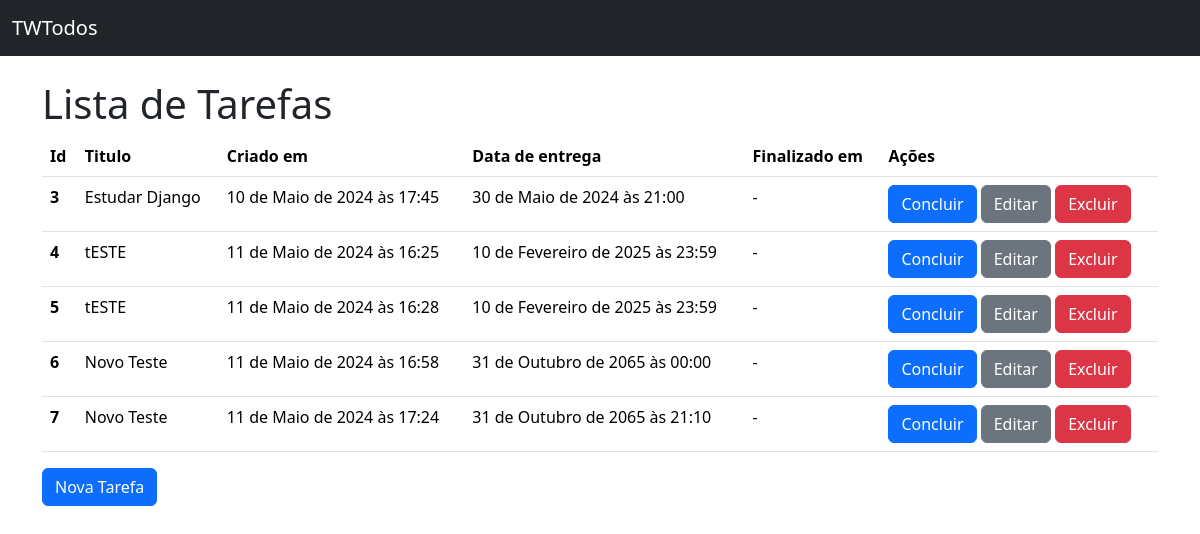
Before: / with the older database file.
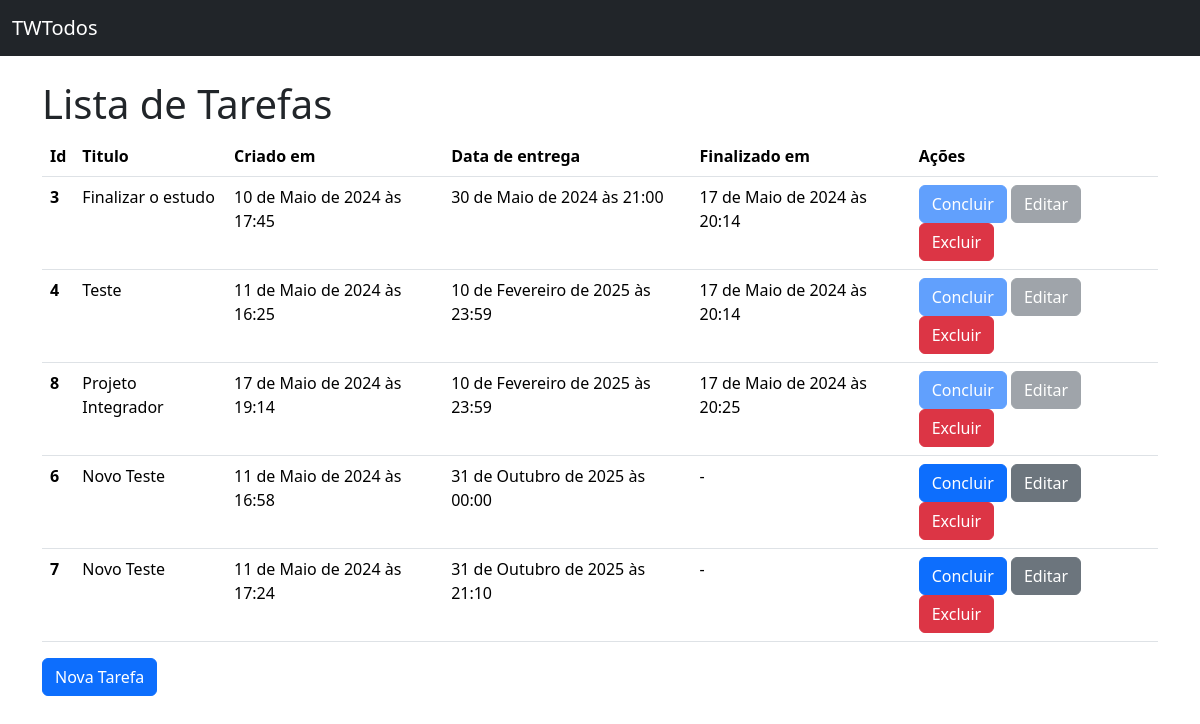
After: the same page with the newer database file.
### todos/models.py (models this page shows, shortened)
class Todos(models.Model):
    titulo = models.CharField(verbose_name="Título: ", max_length=100, null=False, blank=False)
    data_criacao = models.DateTimeField(auto_now_add=True, null=False, blank=False)
    data_entrega = models.DateTimeField(verbose_name="Data de Entrega: ",null=False, blank=False)
    data_finalizacao = models.DateTimeField(null=True)
    class Meta:
        ordering = ["data_entrega"]

### todos/views.py (the view)
# urls.py: path("", TodosListView.as_view(), name="todos_list"),
class TodosListView(ListView):
    model = Todos

### todos/templates/todos/todos_list.html (shortened to what this page needs)
{% extends "base.html" %}
{% block content %}
<h1>Lista de Tarefas</h1>
{% if todos_list %}
<table class="table">
  <thead>
    <tr>
      <th scope="col">Id</th>
      <th scope="col">Titulo</th>
      <th scope="col">Criado em</th>
      <th scope="col">Data de entrega</th>
      <th scope="col">Finalizado em</th>
      <th scope="col">Ações</th>
    </tr>
  </thead>
  <tbody>
    {% for todo in todos_list  %}
    <tr>
      <th scope="row">{{ todo.pk }}</th>
      <td>{{ todo.titulo }}</td>
      <td>{{ todo.data_criacao }}</td>
      <td>{{ todo.data_entrega }}</td>
      <td>{{ todo.data_finalizacao|default:"-" }}</td>
      <td>
        <a
          href="{% url 'todos_complete' pk=todo.pk %}"
          class="btn btn-primary bt-sm {% if todo.data_finalizacao %}disabled{% endif %}">
          Concluir
        </a>
        <a href="{% url 'todos_update' pk=todo.pk %}"
          class="btn btn-secondary bt-sm {% if todo.data_finalizacao %}disabled{% endif %}">
          Editar
        </a>
        <a href="{% url 'todos_delete' pk=todo.pk %}" class="btn btn-danger bt-sm">Excluir</a>
      </td>
    </tr>
    {% endfor %}
  </tbody>
</table>
{% else %}
<p>Não há tarefas cadastradas</p>
{% endif %}
<a href="{% url "todos_create" %}" class="btn btn-primary">Nova Tarefa</a>
{% endblock content %}

### todos/templates/base.html (shortened to what this page needs)
<!DOCTYPE html>
<html lang="pt-br">
  <head>
    <link href="https://cdn.jsdelivr.net/npm/bootstrap@5.3.3/dist/css/bootstrap.min.css" rel="stylesheet">
  </head>
  <body>
    <nav class="navbar bg-dark mb-4" data-bs-theme="dark">
        <div class="container-fluid">
        <a class="navbar-brand" href="{% url "todos_list" %}">TWTodos</a>
        </div>
    </nav>
    <main class="container">
        {% block content %}{% endblock content %}
    </main>
  </body>
</html>

Changed rows visible on the page:
removed Todos: pk "5", titulo "tESTE", data_criacao "11 de Maio de 2024 às 16:28", data_entrega "10 de Fevereiro de 2025 às 23:59", data_finalizacao "-"
changed Todos id 3: titulo "Estudar Django" → "Finalizar o estudo"; data_finalizacao "-" → "17 de Maio de 2024 às 20:14"
changed Todos id 4: titulo "tESTE" → "Teste"; data_finalizacao "-" → "17 de Maio de 2024 às 20:14"
added Todos: pk "8", titulo "Projeto Integrador", data_criacao "17 de Maio de 2024 às 19:14", data_entrega "10 de Fevereiro de 2025 às 23:59", data_finalizacao "17 de Maio de 2024 às 20:25"
changed Todos id 6: data_entrega "31 de Outubro de 2065 às 00:00" → "31 de Outubro de 2025 às 00:00"
changed Todos id 7: data_entrega "31 de Outubro de 2065 às 21:10" → "31 de Outubro de 2025 às 21:10"
